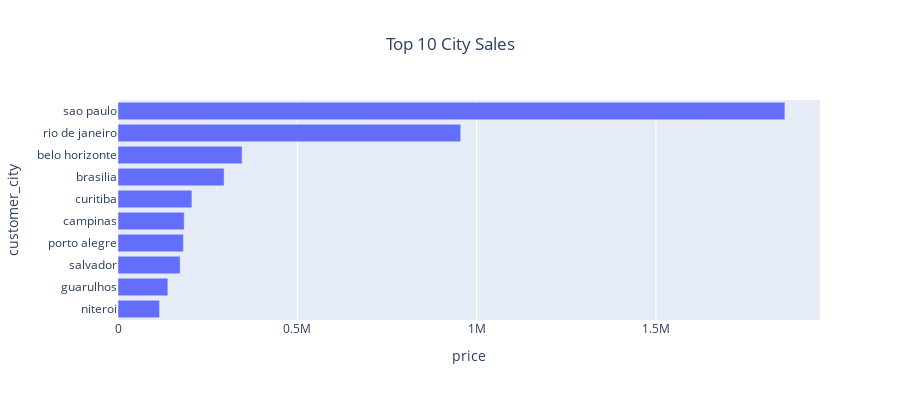

The notebook cell saved with this chart:
### Code cell
fig = px.bar(top10_city_sales, x="price", y="customer_city",  orientation='h',
#              hover_data=["tip", "size"],
             height=400,
             title='Top 10 City Sales')
fig.update_layout(yaxis={'categoryorder':'total ascending'},title_x = 0.5)

### Figure 1 — Plotly figure (JSON) as saved in the notebook; plotly's stock layout.template omitted (floating-point values rounded to 4 significant figures)
{"data": [{"alignmentgroup": "True", "hovertemplate": "price=%{x}<br>customer_city=%{y}<extra></extra>", "legendgroup": "", "marker": {"color": "#636efa", "pattern": {"shape": ""}}, "name": "", "offsetgroup": "", "orientation": "h", "showlegend": false, "textposition": "auto", "type": "bar", "x": [1860000.0, 955600.0, 346000.0, 295800.0, 206000.0, 184700.0, 182300.0, 173300.0, 139000.0, 115900.0], "xaxis": "x", "y": ["sao paulo", "rio de janeiro", "belo horizonte", "brasilia", "curitiba", "campinas", "porto alegre", "salvador", "guarulhos", "niteroi"], "yaxis": "y"}], "layout": {"barmode": "relative", "height": 400, "legend": {"tracegroupgap": 0}, "title": {"text": "Top 10 City Sales", "x": 0.5}, "xaxis": {"anchor": "y", "domain": [0, 1], "title": {"text": "price"}}, "yaxis": {"anchor": "x", "categoryorder": "total ascending", "domain": [0, 1], "title": {"text": "customer_city"}}}}
